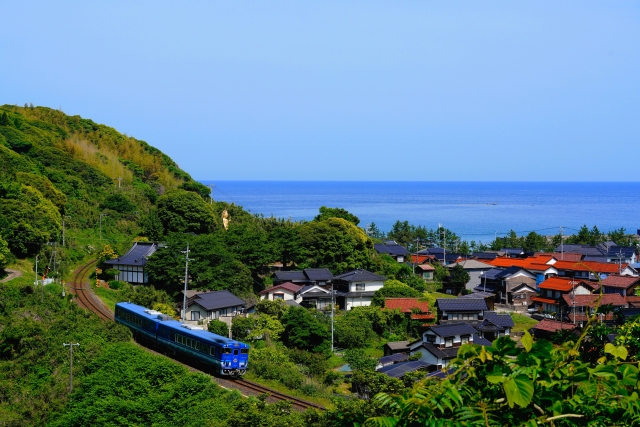
#> input picture img/train_1.jpg, 640 x 427 px
$ python PCAColorAugumentation.py
#> lines starting #> are read from the running program, lines starting #| are printed output that depends on the picture
import cv2
from matplotlib import pyplot as plt
import numpy as np
import numpy.linalg as LA


def pcaDataAugumentation(img):
    """
    PCAを用いて画像データ増強を行う関数
    """

    """
    画像の正規化
    """
    # 2次元配列に変換
    image_reshape = img.reshape(img.shape[0] * img.shape[1], 3).astype(np.float32)
    # 正規化
    image_reshape = (image_reshape - np.mean(image_reshape, axis=0)) / np.std(
        image_reshape, axis=0
    )
    # 分散共分散行列の計算
    Sigma = np.cov(image_reshape, rowvar=False)
    print("Sigma:\n", Sigma)

    """
    固有値，固有ベクトルの計算
    """
    # 固有値・固有ベクトルの計算（0: 3x1固有値，1: 3x3固有ベクトル）
    results = LA.eig(Sigma)
    eigen_val = results[0]
    eigen_vec = results[1]
    print("Eigenvalue:\n", eigen_val)
    print("EigenVector:\n", eigen_vec)

    """
    画像加工
    """
    # 平均 0,標準偏差 0.1の正規分布に従う乱数を生成
    alpha = np.random.normal(0, 0.1, 3)
    print(f"alpha: {alpha}")

    # 画像に加算するベクトルの計算
    add_vec = np.dot(eigen_vec, alpha * eigen_val) * 255.0
    print(add_vec)
    add_vec = add_vec.astype(np.int32)[np.newaxis, np.newaxis, :]

    # 0-255の制限付きで加算
    image_processed = np.clip(img + add_vec, 0, 255)
    image_processed = image_processed.astype(np.uint8)
    image_processed = cv2.cvtColor(image_processed, cv2.COLOR_BGR2RGB)

    # RGB画像を返す
    return image_processed


def showHist(img_array):
    """
    ヒストグラムの計算・可視化を行う関数
    """
    colors = ("b", "g", "r")

    num_img = len(img_array)
    fig, ax = plt.subplots(2, num_img, figsize=(15, 5))
    hist_array = np.zeros((256, 3))

    # 画像表示
    for i in range(num_img):
        if i == 0:
            ax[0, 0].set_title("original")
        ax[0, i].imshow(img_array[i])

    # ヒストグラム表示
    for i in range(num_img):
        for j, color in enumerate(colors):
            hist = cv2.calcHist([img_array[i]], [j], None, [256], [0, 256])

            # squeeze()で(256,1)->(256,)に変換．
            hist_array[:, j] = hist.squeeze()

            ax[1, i].plot(hist, color=color)

    fig.tight_layout()

    plt.show()


def main():
    img_path = "./img/train_1.jpg"
    img = cv2.imread(img_path)
#> img is the input picture: shape (427, 640, 3); mean B, G, R 130.8, 124.9, 96.4
    img_RGB = cv2.cvtColor(img, cv2.COLOR_BGR2RGB)
    print("image shape: ", img.shape)
#| image shape:  (427, 640, 3)

    num_pr = 3
    img_array = []
    img_array.append(img_RGB)

    # データ増強
    for i in range(num_pr):
        img_array.append(pcaDataAugumentation(img))
#> this loop made 3 passes
#> add_vec in pcaDataAugumentation on passes 1 to 3: [[-72, -74, -70]], [[-96, -93, -86]], [[-38, -39, -39]]
#> (printed output is left out)
#> pass 1, in pcaDataAugumentation, `image_processed = np.clip(img + add_vec, 0, 255)`:
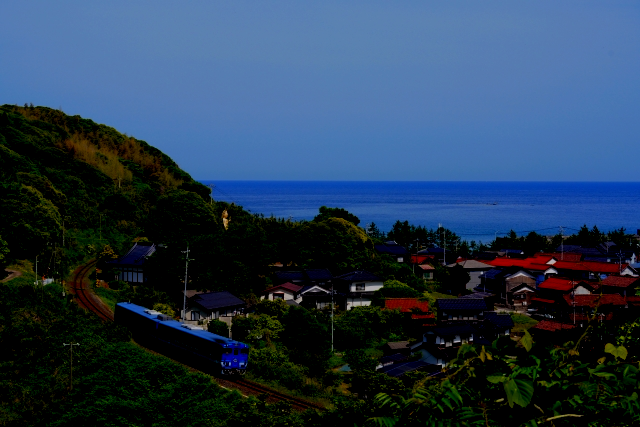
#> image_processed: shape (427, 640, 3) int32; mean B, G, R 83.1, 59.8, 39.2
#> pass 2, in pcaDataAugumentation (call 2), `image_processed = np.clip(img + add_vec, 0, 255)`:
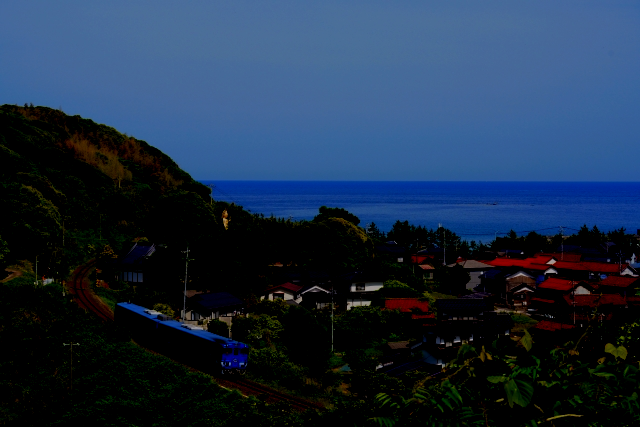
#> image_processed: shape (427, 640, 3) int32; mean B, G, R 70.8, 47.2, 29.6
#> after the loop, img_array = 4 items

    showHist(img_array)
#> in showHist, `num_img = len(img_array)`: num_img = 4
#> after the loop in showHist, `for i in range(num_img):`: hist_array = 256 rows, first 8: [54590, 32737, 108457], [1300, 985, 1124], [1368, 1031, 1104], [1346, 971, 1017], [1399, 1000, 926], [1443, 1064, 934], [1386, 1037, 936], [1383, 1088, 777]
#> in showHist, `plt.show()`:
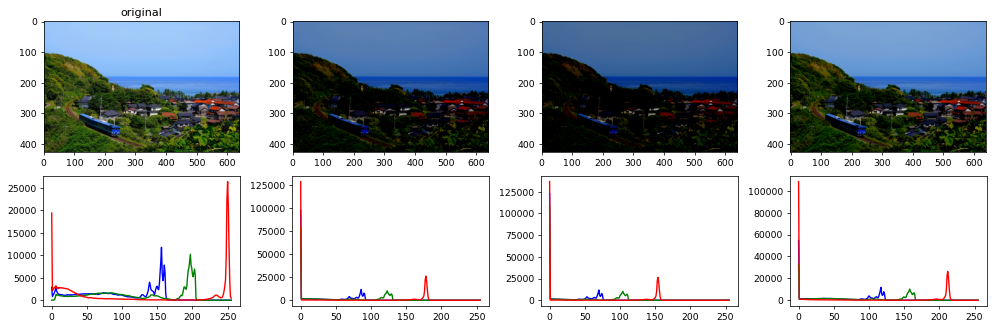
#> figure drawn by matplotlib, 8 panels; panel 5: curve peaks at x = 156, y = 11753; panel 5: curve peaks at x = 197, y = 10203; panel 5: curve peaks at x = 250, y = 26354; panel 6: curve peaks at x = 0, y = 97890


if __name__ == "__main__":
    main()
